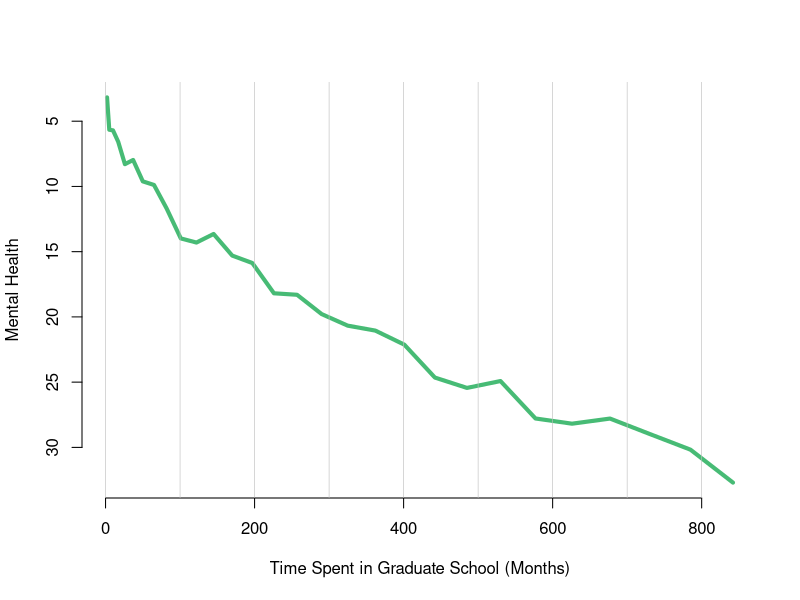

Recreate this plot in R.
## ---- chunk 1
# Create data
x <- seq(1,29)^2+runif(29,0.98)
y <- abs(seq(1,29)+4*runif(29,0.4))

# Make the plotwith ylim in reverse
plot(y~x , ylim = rev(range(y)) ,
     lwd=4 , type="l" , bty="n" , ylab="Mental Health" , xlab="Time Spent in Graduate School (Months)", col=rgb(0.2,0.7,0.4,0.9) )

#Add the grey lines
abline(v=seq(0,900,100) , col="grey" , lwd=0.6)
